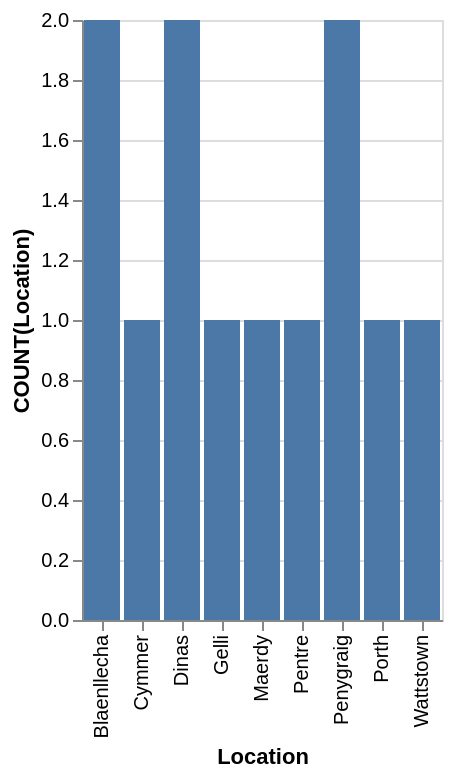

Specify this chart in Vega-Lite:
### Vega-Lite specification from a JSON file in a GitHub repository (floating-point values rounded to 4 significant figures)
{"data": {"values": [{"x_data": "Blaenllecha", "y_data": 2}, {"x_data": "Cymmer", "y_data": 1}, {"x_data": "Dinas", "y_data": 2}, {"x_data": "Gelli", "y_data": 1}, {"x_data": "Maerdy", "y_data": 1}, {"x_data": "Pentre", "y_data": 1}, {"x_data": "Penygraig", "y_data": 2}, {"x_data": "Porth", "y_data": 1}, {"x_data": "Wattstown", "y_data": 1}]}, "mark": "bar", "encoding": {"x": {"field": "x_data", "type": "nominal", "title": "Location", "sort": "ascending"}, "y": {"field": "y_data", "type": "quantitative", "title": "COUNT(Location)"}}}
